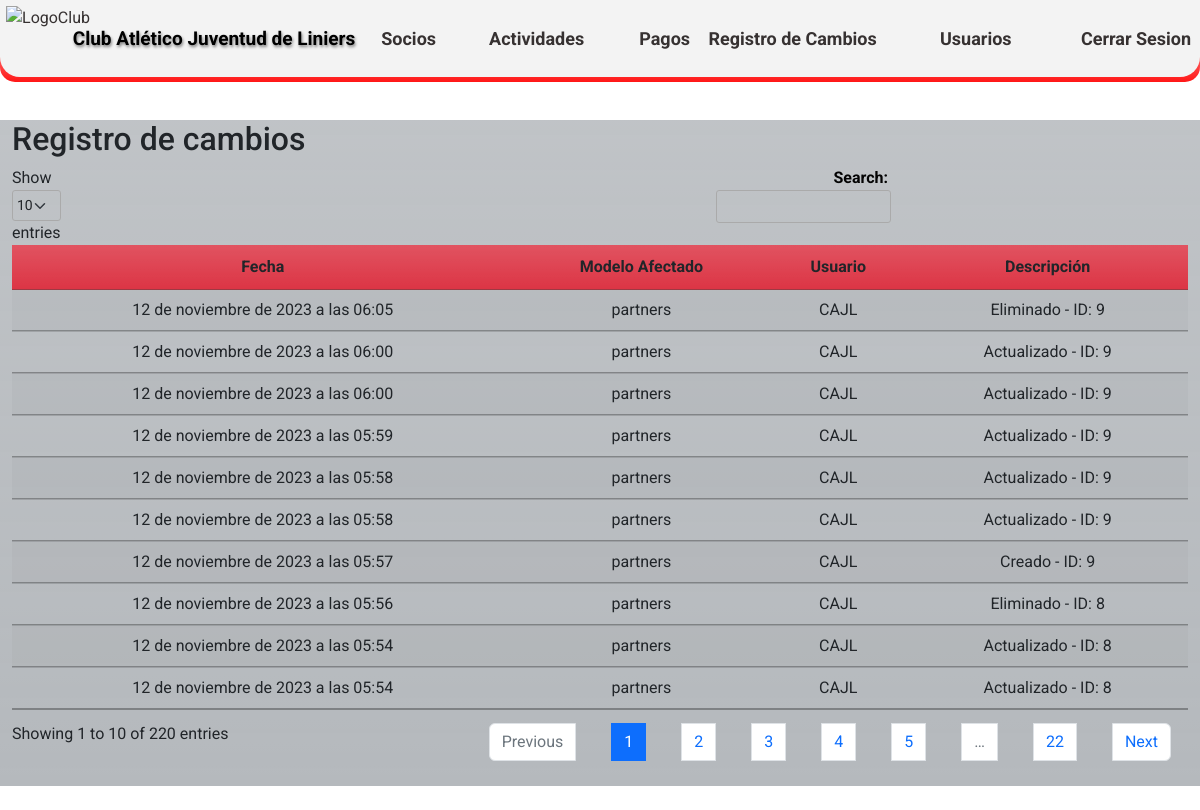
Page /change-log/ (signed in) on the earlier database version.
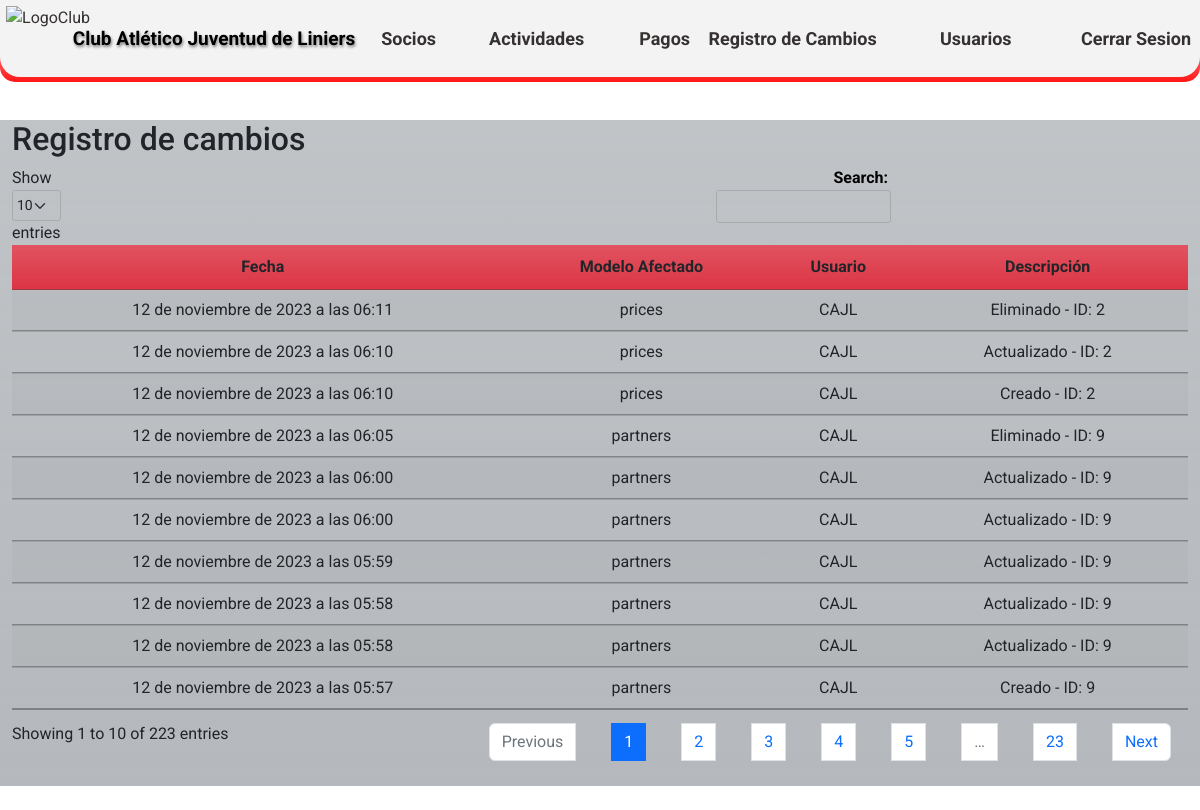
Same page on the later database version.
### CAJL/aplications/changelog/models.py (models this page shows)
class ChangeLog(models.Model):
    date = models.DateTimeField(auto_now_add=True)
    model_name = models.CharField(max_length=100)
    user = models.ForeignKey(User, null=True, blank=True,on_delete=models.CASCADE)  # Asócialo a tu modelo de usuario si lo tienes
    description = models.TextField()
    class Meta:
        verbose_name = 'Registro de Cambio'
        verbose_name_plural = 'Registros de Cambios'
        ordering = ['-date']

### CAJL/aplications/changelog/views.py (the view)
# urls.py: path('change-log/', change_log_view, name='change_log_view'),
@login_required
def change_log_view(request):
    change_logs = ChangeLog.objects.all()
    return render(request, 'changelog/change_log.html', {'change_logs': change_logs})

### templates/changelog/change_log.html (shortened to what this page needs)
{% extends 'loginregister/base.html' %}
{% load static %}
{% block content %}
<!DOCTYPE html>
<html>
<head>
    <!DOCTYPE html>
<html>
<head>
    <link rel="stylesheet" type="text/css" href={% static 'css/Estilos_DT.css' %} media="screen">
    <link rel="stylesheet" href="https://cdnjs.cloudflare.com/ajax/libs/font-awesome/6.2.0/css/all.min.css"/>
    <link rel="stylesheet" type="text/css" href="https://cdn.datatables.net/1.10.25/css/jquery.dataTables.min.css">
</head>
<body>
    <br>
    <br>
    <br>
    <br>
        <div class="container h-60 my-4">
            <div class="row">
                <div class="col-xl-12 bg-secondary bg-gradient bg-opacity-50">
                    <h2>Registro de cambios</h2>
            <table id="changeLogTable" class="display table table-striped">
                <thead>
                    <tr>
                        <th class="centered bg-danger bg-gradient">Fecha</th>
                        <th class="centered bg-danger bg-gradient">Modelo Afectado</th>
                        <th class="centered bg-danger bg-gradient">Usuario</th>
                        <th class="centered bg-danger bg-gradient">Descripción</th>
                    </tr>
                </thead>
                <tbody>
                            {% for change_log in change_logs %}
                        <tr>
                            <td class="centered">{{ change_log.date }}</td>
                            <td class="centered">{{ change_log.model_name }}</td>
                            <td class="centered">{{ change_log.user }}</td>
                            <td class="centered">{{ change_log.description }}</td>
                        </tr>
                    {% endfor %}
                </tbody>
            </table>
        </div>
    </div>
</div>
</body>
</html>
{% endblock %}

### templates/loginregister/base.html (shortened to what this page needs)
<!DOCTYPE html>
<html lang="es">
<head>
  {% load static %}
    <link rel="stylesheet" type="text/css" href={% static 'css/EstilosHome1.css' %} media="screen">
    <link rel="stylesheet" href="https://cdnjs.cloudflare.com/ajax/libs/animate.css/4.1.1/animate.min.css">
    <link rel="stylesheet" href="https://cdn.jsdelivr.net/npm/bootstrap@5.2.2/dist/css/bootstrap.min.css"
 />
    <link
    rel="stylesheet"
    href="https://cdnjs.cloudflare.com/ajax/libs/font-awesome/6.2.0/css/all.min.css"
   />
<body>
 <section class="sec">
    <header>
        <nav>
            <ul id="ContenedorMenu">
                <li class="ItemMenu Logo centrado"><a title="Volver al menu principal" class="centrado" href={% url 'home' %}><img class="LogoMenu" src="https://github.com/MarcoNu97/Proyecto_CAJL/blob/main/Interfaz%20Principal/ImagenesHome/EscudoHome.png?raw=true" alt="LogoClub"></a></li>
                <li class="ItemMenu Titulo"><a title="Volver al menu principal" class="Texto centrado Tx animate__animated animate__pulse" href={% url 'home' %}>Club Atlético Juventud de Liniers</a></li>
                {% if request.user.is_authenticated %}
                <li class="ItemMenu M2 h centrado"><a class="h centrado" href={% url 'socios' %}>Socios</a></li>
                <li class="ItemMenu M2 h centrado">
                    <a class="h centrado dropa1" onmouseover="toggleDropdown()" href={% url 'actividades' %}>Actividades</a>
                </li>
                <li class="ItemMenu M2 h centrado"><a class="h centrado" href={% url 'payments_list' %}>Pagos</a></li>
                <li class="ItemMenu M2 h centrado"><a class="h centrado CerrarS" href={% url 'change_log_view' %}>Registro de Cambios</a></li>
                {% if user.is_superuser %}
                <li class="ItemMenu M2 h centrado"><a class="h CerrarS centrado" href={% url 'user_list' %}>Usuarios</a></li>
                {% endif %}
                <li class="ItemMenu M2 h centrado"><a class="h CerrarS centrado" href={% url 'exit' %}>Cerrar Sesion</a></li>
                {% else %}
                <li class="ItemMenu M2 h centrado"><a class="h centrado"></a></li>
                <li class="ItemMenu M2 h centrado"><a class="h centrado" href={% url 'login' %}>Ingresar</a></li>
                <li class="ItemMenu M2 h centrado"><a class="h centrado" href={% url 'register' %}>Registrarse</a></li>
                {% endif %}
            </ul>
        </nav>
    </header>
 </section>
</body>
{% block content %}{% endblock %}

### static/css/EstilosHome1.css (style rules this page uses)
* { margin: 0; padding: 0; box-sizing: border-box; font-family: 'Roboto', sans-serif; }
body { background-color: #d1d6c1; margin: 0; padding: 0; background-image: url('https://github.com/MarcoNu97/Proyectos-Django/blob/main/Club-Atletico-Juventud-De-Liniers/static/images/Interior%20del%20Club.jpg?raw=true'); background-size: cover; background-position: center; background-attachment: fixed; background-repeat: no-repeat; }
nav { background: linear-gradient(#fcfcfc, #ff1717); background-repeat: no-repeat; position: fixed; top: 0; width: 100%; height: 82px; border-radius: 0px 0px 15px 15px; transition: top 0.3s; z-index: 999; }
nav ul { list-style: none; padding: 0; margin: 0; display: flex; justify-content: space-around; align-items: center; height: 100%; }
nav ul li { text-align: center; }
nav ul li a { text-decoration: none; color: #363131; }
.centrado { display: grid; justify-content: center; align-items: center; }
#ContenedorMenu { background-color: #f3f3f3; background-repeat: no-repeat; height: 77px; display: grid; grid-template-columns: 70px 1.2fr 0.4fr 0.4fr 0.3fr 0.8fr 0.7fr 0.5fr; grid-template-rows: 100%; margin-top: 0px; padding: 0px; border-radius: 0px 0px 20px 20px; }
.ItemMenu { list-style-type: none; width: 6rem; height: 98%; }
.M2 { font-weight: bold; font-size: 18px; width: 8rem; }
.LogoMenu { height: 65px; }
.Logo { border-radius: 0px 0px 0px 10px; }
.Texto { padding: 0; font-size: 18px; width: 17rem; font-weight: bold; color: #000000; text-shadow: 1px 2px 3px grey; }
.Tx { font-size: 19px; width: 18rem; margin-top: 25%; }
.CerrarS { width: 11rem; text-align: end; }

### static/css/Estilos_DT.css (style rules this page uses)
div.container { max-width: 1300px; }
.centered { text-align: center !important; vertical-align: middle !important; }

Differences in the rows shown:
no longer on this page (row unchanged): ChangeLog: date "12 de noviembre de 2023 a las 05:56", model_name "partners", user "CAJL", description "Eliminado - ID: 8"
no longer on this page (row unchanged): ChangeLog: date "12 de noviembre de 2023 a las 05:54", model_name "partners", user "CAJL", description "Actualizado - ID: 8"
no longer on this page (row unchanged): ChangeLog: date "12 de noviembre de 2023 a las 05:54", model_name "partners", user "CAJL", description "Actualizado - ID: 8"
added ChangeLog: date "12 de noviembre de 2023 a las 06:11", model_name "prices", user "CAJL", description "Eliminado - ID: 2"
added ChangeLog: date "12 de noviembre de 2023 a las 06:10", model_name "prices", user "CAJL", description "Actualizado - ID: 2"
added ChangeLog: date "12 de noviembre de 2023 a las 06:10", model_name "prices", user "CAJL", description "Creado - ID: 2"
Other differences:
text written by a page script: "Show entries Search: Showing 1 to 10 of 220 entries Previous 1 2 3 4 5 … 22 Next" → "Show entries Search: Showing 1 to 10 of 223 entries Previous 1 2 3 4 5 … 23 Next"
